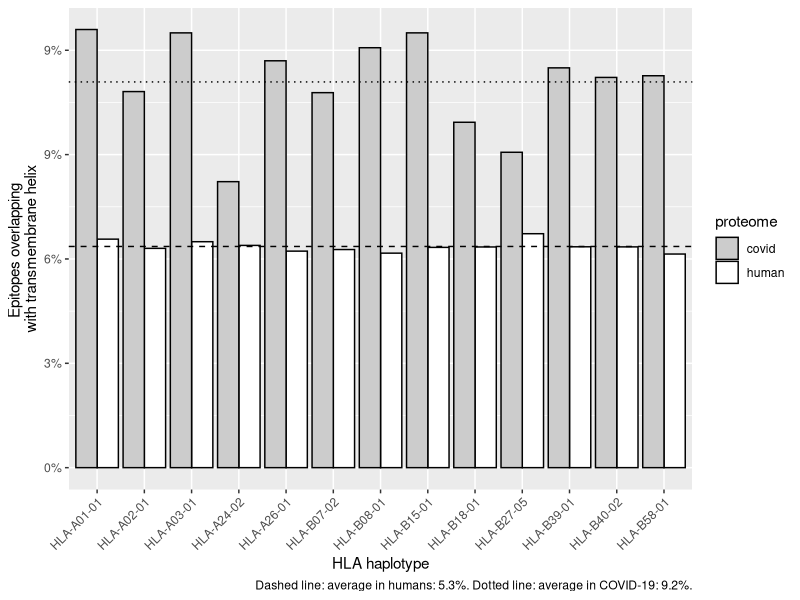

Recreate this plot in R. (Note: this script raises an error after producing the figure.)
## ---- chunk 1
knitr::opts_chunk$set(echo = TRUE)
## ---- chunk 2
library(testthat)
library(tidyr)
library(ggplot2)
## ---- chunk 3
get_haplotypes <- function() {
  c(
    "HLA-A01-01",
    "HLA-A02-01",
    "HLA-A03-01",
    "HLA-A24-02",
    "HLA-A26-01",
    "HLA-B07-02",
    "HLA-B08-01",
    "HLA-B18-01",
    "HLA-B27-05",
    "HLA-B39-01",
    "HLA-B40-02", 
    "HLA-B58-01",
    "HLA-B15-01"
  )
}
## ---- chunk 4
# n: sample size, equals the number of HLA haplotypes
n <- length(get_haplotypes())
# f denotes 'fraction', a value between 0.0 and 1.0
f_human <- rnorm(n = n, mean = 0.053, sd = 0.001)
f_covid <- rnorm(n = n, mean = runif(n = 1, min = 0.03, max = 0.1), sd = 0.01)
expect_true(all(f_human > 0.0))
expect_true(all(f_human < 1.0))
expect_true(all(f_covid > 0.0))
expect_true(all(f_covid < 1.0))
## ---- chunk 5
t <- ks.test(x = f_human, y = f_covid)
print(t)
## ---- chunk 6
alpha <- 0.05
if (t$p.value <= alpha) {
  verdict <- "Reject that the two samples are taken from a same distribution"
} else {
  verdict <- "Accept that the two samples are taken from a same distribution"
}
print(verdict)
## ---- chunk 7
df <- tibble::tibble(
  proteome = rep(c("human", "covid"), each = n),
  haplotype = rep(get_haplotypes(), time = 2),
  f = c(f_human, f_covid)
)
df$proteome <- as.factor(df$proteome)
df$haplotype <- as.factor(df$haplotype)
## ---- chunk 8
names(t)
df_t_wide <- data.frame(
  statistic = t$statistic,
  p_value = t$p.value,
  alternative = t$alternative,
  method = t$method,
  data_name = t$data.name,
  alpha = alpha,
  verdict = verdict
)
df_t <- t(df_t_wide)
values <- df_t[,1]
param_names <- rownames(df_t)
df_t <- data.frame(
  parameter = param_names,
  value = values
)

knitr::kable(df_t, row.names = FALSE)
## ---- chunk 9
write.csv(df_t, "bbbq_1_stats.csv", row.names = FALSE)
## ---- chunk 10
ggplot(df, aes(x = haplotype, y = f, fill = proteome)) + 
  scale_fill_manual(values = c("human" = "#ffffff", "covid" = "#cccccc")) +
  geom_col(position = position_dodge(), color = "#000000") + xlab("HLA haplotype") + 
  ylab("Epitopes overlapping \nwith transmembrane helix") +
  scale_y_continuous(labels = scales::percent_format(accuracy = 3)) +
  theme(axis.text.x = element_text(angle = 45, hjust = 1)) +
  geom_hline(yintercept = mean(f_human), lty = "dashed") +
  geom_hline(yintercept = mean(f_covid), lty = "dotted") +
  labs(
    caption = paste0(
      "Dashed line: average in humans: ", formatC(100.0 * mean(f_human), digits = 2),"%. ",
      "Dotted line: average in COVID-19: ", formatC(100.0 * mean(f_covid), digits = 2),"%."  
    )
  ) + ggsave("fig_bbbq_1.png", width = 7, height = 7)
## ---- chunk 11
df_wide <- spread(df, proteome, f)
df_wide$covid <- formatC(100.0 * df_wide$covid, digits = 3)
df_wide$human <- formatC(100.0 * df_wide$human, digits = 3)
## ---- chunk 12
knitr::kable(df_wide, caption = "Percentage of MHC-I epitopes overlapping with transmembrane helix")
## ---- chunk 13
write.csv(df_wide, "bbbq_1_percentages.csv", row.names = FALSE)
